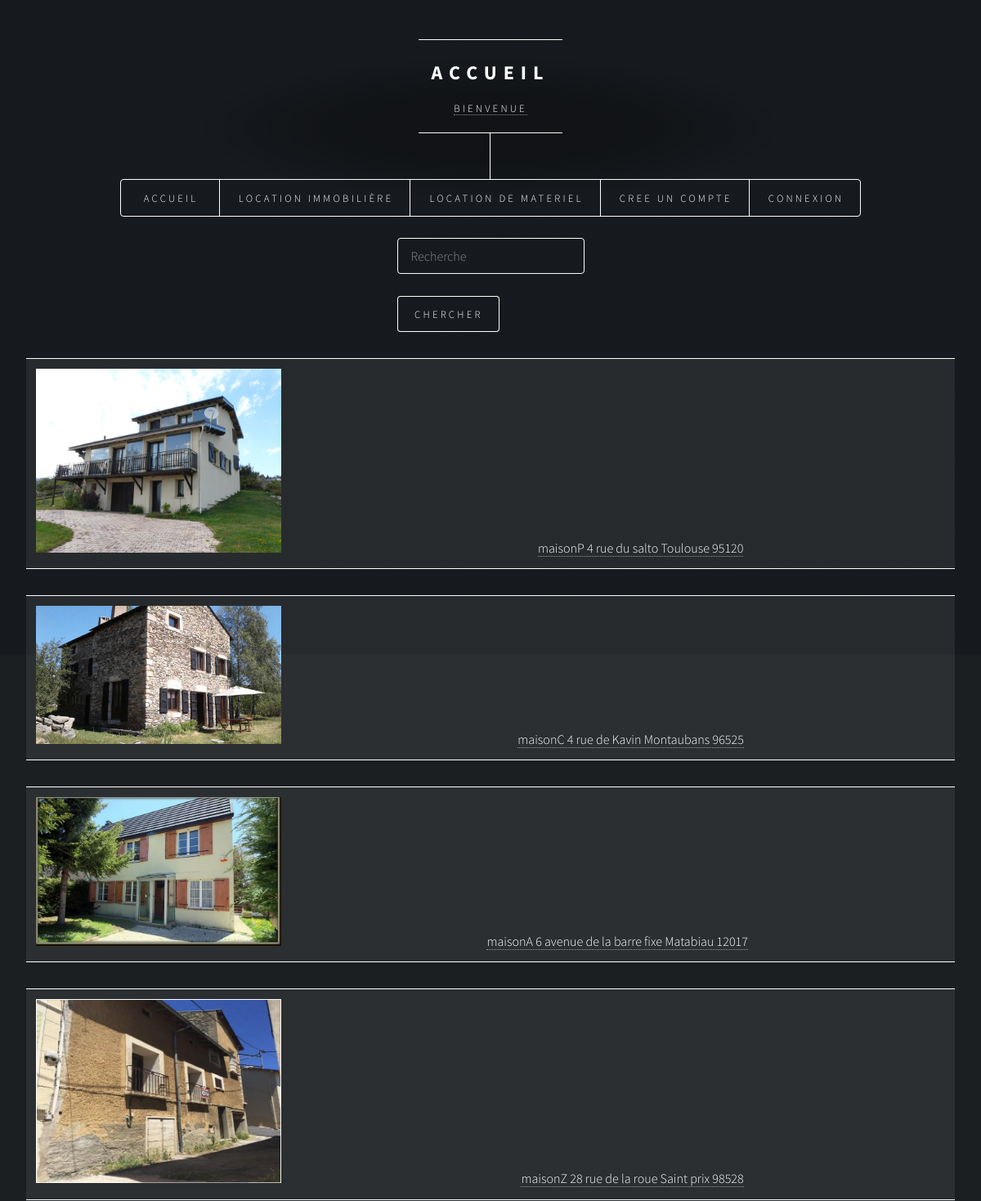
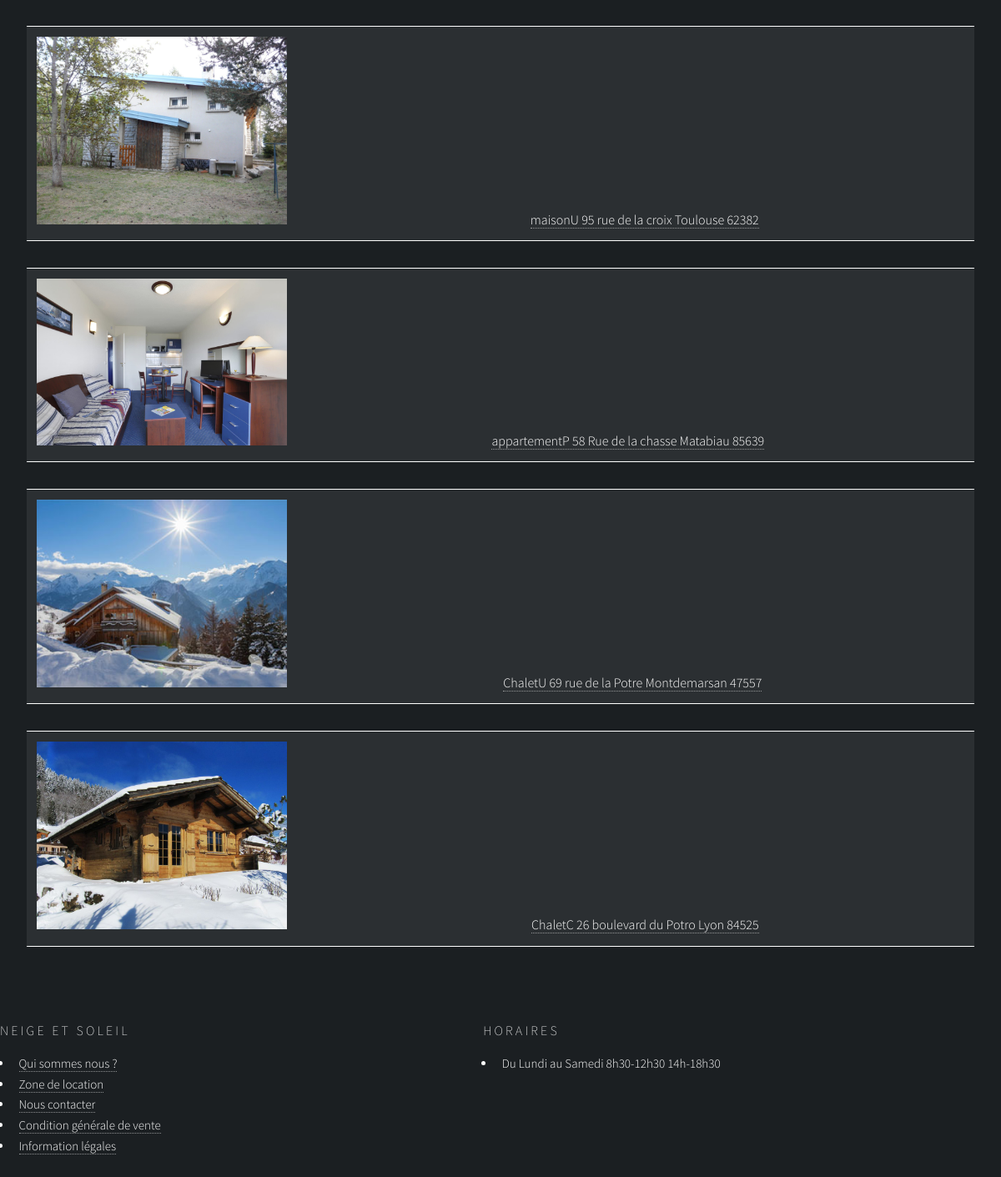
Screenshot of /test/N&S/immobilier.php with the database file from the repository (2 pictures, top to bottom).
### tables this page shows
CREATE TABLE IF NOT EXISTS HABITATION
 (
   IDH INTEGER(4) NOT NULL  ,
   IDT INTEGER(4) NOT NULL  ,
   NOMH VARCHAR(20) NULL  ,
   ADRH VARCHAR(35) NULL  ,
   NUMEROH INTEGER(2) NULL  ,
   CPH INTEGER(5) NULL  ,
   VILLEH VARCHAR(25) NULL  
   , PRIMARY KEY (IDH) 
 ) 
 comment = "";

### test/N&S/immobilier.php (the view, shortened to what this page needs)
<!DOCTYPE html>
<html>
	<head>
		<link rel="stylesheet" href="assets/css/main.css" />
		<link rel="stylesheet" href="css/main.css"/>
	</head>
	<body>
		<body class="is-preload">
			<div id="wrapper">
				<?php include("header.php"); ?>
				<div id="searchbar">
                <form action="" class="formulaire"> <br>
                <input class="champ" type="text" placeholder="Recherche"/> <br>
                <input class="bouton" type="button" value="Chercher" />
                </div>
								<?php
								try
								{
										$bdd = new PDO('mysql:host=localhost;dbname=Basesite','root','');
										$bdd->setAttribute(PDO::ATTR_ERRMODE, PDO::ERRMODE_EXCEPTION);
								}
								catch (Exception $e)
								{
										die('Erreur :'.$e->getMessage());
								}
								$reponse=$bdd->query('SELECT IDH,NOMH,ADRH,CPH,VILLEH,NUMEROH FROM habitation');
								$donnees = $reponse->fetchAll();
								foreach ($donnees as $elements) {
									?>
									<table>
								<div class="col-md-4 col-sm-6 col-xs-12">
									<div class="product-item">
									<tr>
										<td><?php echo "<img src=images/habitation/".$elements['IDH'].".jpg width=300>";?></td>
										<td><a href=""><?php echo($elements['NOMH']);?>
										<?php echo($elements['NUMEROH']);?>
										<?php echo($elements['ADRH']);?>
										<?php echo($elements['VILLEH']);?>
										<?php echo($elements['CPH']);?></td></a>
									</tr>
									</div>
								</div>
							</table>
							<?php }  ?>
							</div>
				<?php include("footer.php"); ?>
			<div id="bg"></div>
</body>
</html>

### test/N&S/header.php (shortened to what this page needs)
<?php
if (isset($_SESSION['Email'])){
	echo $_SESSION['Email'];
	echo $_SESSION['ID'];
echo '<header id="header">
			<div class="content">
							<div class="inner">
								<h1>Accueil</h1>
								<p><a href="https://html5up.net">Bienvenue</a>
							</div>
						</div>
						<nav>
							<ul>
								<li><a href="index.php">Accueil</a></li>
								<li><a href="immobilier.php">Location immobilière</a></li>
								<li><a href="materiel.php">Location de materiel</a></li>
								<li><a href="deconnexion.php">Deconnexion</a></li>
							</ul>
						</nav>
					</header>' ;
}
	else {
echo '	<header id="header">
		<div class="content">
							<div class="inner">
								<h1>Accueil</h1>
								<p><a href="https://html5up.net">Bienvenue</a>
							</div>
						</div>
						<nav>
							<ul>
								<li><a href="index.php">Accueil</a></li>
								<li><a href="immobilier.php">Location immobilière</a></li>
								<li><a href="materiel.php">Location de materiel</a></li>
								<li><a href="form.php">Cree un compte</a></li>
								<li><a href="connexion.php">Connexion</a></li>
							</ul>
						</nav>
					</header>' ;
}

### test/N&S/footer.php
<div id="content">
<div class="leftbox">
  <h3> Neige et soleil </h3>
    <ul>
    <li><a href="Qui sommes nous.php">
      Qui sommes nous ? </a></li>
    <li><a href="locationzone.php">
      Zone de location </a></li>
    <li><a href="contactus.php">
      Nous contacter 	</a></li>
    <li><a href="Condition.php">
    Condition générale de vente </a></li>
    <li><a href="InformationLegales.php">
    Information légales </a></li>
  </ul>
</div>
<div class="rightbox">
<h3> Horaires </h3>
  <ul>
    <li>
      Du Lundi au Samedi
      8h30-12h30 14h-18h30
    </li>
  </ul>
</div>
</div>

### test/N&S/css/main.css (style rules this page uses)
div#content div { display: inline-block; width: 48%; font-size:15px; }
div#content div.rightbox { vertical-align: top; }
html { overflow-y: scroll; height: 100%; margin: 0; padding: 0; }

### rows the page displays
habitation: shows a picture, NOMH "maisonP", NUMEROH "4", ADRH "rue du salto", VILLEH "Toulouse", CPH "95120"
habitation: shows a picture, NOMH "maisonC", NUMEROH "4", ADRH "rue de Kavin", VILLEH "Montaubans", CPH "96525"
habitation: shows a picture, NOMH "maisonA", NUMEROH "6", ADRH "avenue de la barre fixe", VILLEH "Matabiau", CPH "12017"
habitation: shows a picture, NOMH "maisonZ", NUMEROH "28", ADRH "rue de la roue", VILLEH "Saint prix", CPH "98528"
habitation: shows a picture, NOMH "maisonU", NUMEROH "95", ADRH "rue de la croix", VILLEH "Toulouse", CPH "62382"
habitation: shows a picture, NOMH "appartementP", NUMEROH "58", ADRH "Rue de la chasse", VILLEH "Matabiau", CPH "85639"
habitation: shows a picture, NOMH "ChaletU", NUMEROH "69", ADRH "rue de la Potre", VILLEH "Montdemarsan", CPH "47557"
habitation: shows a picture, NOMH "ChaletC", NUMEROH "26", ADRH "boulevard du Potro", VILLEH "Lyon", CPH "84525"
